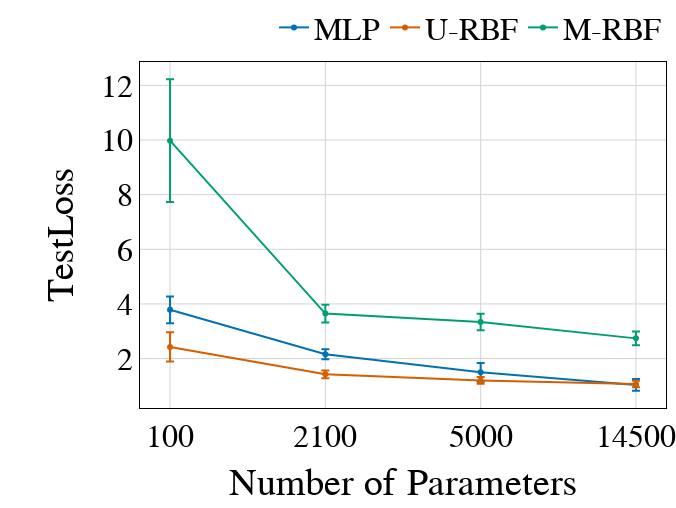

This figure's notebook cell:
### Code cell
# plotting
import plotly.graph_objects as go
import plotly

# default print properties
multiplier = 4

pixel_cm_ration = 36.5

width_full = int(13.95 * pixel_cm_ration) * multiplier
width_half = int(13.95/2 * pixel_cm_ration) * multiplier
width_third = int(13.95/3 * pixel_cm_ration) * multiplier

height_default_1 = int(3.5 * pixel_cm_ration) * multiplier

# margins in pixel
top_margin = 0 * multiplier 
left_margin = 35 * multiplier 
right_margin = 2 * multiplier 
bottom_margin = 25 * multiplier 

font_size = 8 * multiplier 
font_family='Times New Roman'

line_width = 1 * multiplier 

layout = eu.AttrDict(
        paper_bgcolor='rgba(0,0,0,0)',
        plot_bgcolor='rgba(0,0,0,0)',
        
        xaxis = eu.AttrDict(
            title = 'Number of Parameters',
            showline = True,
            linewidth = 1,
            zeroline=False,
            linecolor='black',
            showgrid=True,
            gridwidth=1,
            gridcolor='LightGrey',
            mirror=True,
            tickvals = np.arange(len(ranges)),
            ticktext = ranges, 
            tickangle = 0, 
        ),
        yaxis = eu.AttrDict(
            title = 'TestLoss',
            showline = True,
            linewidth = 1,
            zeroline=False,
            linecolor='black',
            showgrid=True,
            gridwidth=1,
            gridcolor='LightGrey',
            mirror=True,
        ),
        font = eu.AttrDict(
            family=font_family, 
            size=font_size,
            color='black',
            ),
        width=width_third, # in cm
        height=height_default_1, # in cm
        
        margin = eu.AttrDict(
            l=left_margin, #left margin in pixel
            r=right_margin, #right margin in pixel
            b=bottom_margin, #bottom margin in pixel
            t=top_margin,  #top margin in pixel
            ),

        showlegend=True,
        legend=eu.AttrDict(
                orientation="h",
                yanchor="bottom",
                y=1.02,
                xanchor="right",
                x=1,
            
            ), 
        )

default_colors = [
    #'rgb(0,0,0)', # black
    #'rgb(0,0,0)', # black
    'rgb(0,114,178)',  # dark blue
    'rgb(213,94,0)',  # orange
    'rgb(0,158,115)', # green

] 

fig = go.Figure(layout=layout)
for exp_idx, exp_label in enumerate(labels):

    fig.add_trace(go.Scatter(
            x=np.arange(len(ranges)),
            y=collected_experiment_data[exp_idx].means,
            error_y=dict(
                type='data', # value of error bar given in data coordinates
                array=collected_experiment_data[exp_idx].stds,
                visible=True),
            name= exp_label,
            marker_color=default_colors[exp_idx]
        )
    )

    
#plotly.io.write_image(fig, '../../analyze/iclr_figures/result_linear_model_task_difficulty_total_return.pdf')    
plotly.io.write_image(fig, './test_loss_params_disc.pdf')    
fig.show()

### Figure 1 — Plotly figure (JSON) as saved in the notebook; plotly's stock layout.template omitted (floating-point values rounded to 4 significant figures)
{"data": [{"error_y": {"array": [0.4891, 0.1847, 0.3443, 0.2118], "type": "data", "visible": true}, "marker": {"color": "rgb(0,114,178)"}, "name": "MLP", "type": "scatter", "x": [0, 1, 2, 3], "y": [3.787, 2.157, 1.499, 1.037]}, {"error_y": {"array": [0.5359, 0.1418, 0.1243, 0.1177], "type": "data", "visible": true}, "marker": {"color": "rgb(213,94,0)"}, "name": "U-RBF", "type": "scatter", "x": [0, 1, 2, 3], "y": [2.427, 1.425, 1.203, 1.071]}, {"error_y": {"array": [2.247, 0.3281, 0.306, 0.2472], "type": "data", "visible": true}, "marker": {"color": "rgb(0,158,115)"}, "name": "M-RBF", "type": "scatter", "x": [0, 1, 2, 3], "y": [9.975, 3.646, 3.339, 2.74]}], "layout": {"font": {"color": "black", "family": "Times New Roman", "size": 32}, "height": 508, "legend": {"orientation": "h", "x": 1, "xanchor": "right", "y": 1.02, "yanchor": "bottom"}, "margin": {"b": 100, "l": 140, "r": 8, "t": 0}, "paper_bgcolor": "rgba(0,0,0,0)", "plot_bgcolor": "rgba(0,0,0,0)", "showlegend": true, "width": 676, "xaxis": {"gridcolor": "LightGrey", "gridwidth": 1, "linecolor": "black", "linewidth": 1, "mirror": true, "showgrid": true, "showline": true, "tickangle": 0, "ticktext": ["100", "2100", "5000", "14500"], "tickvals": [0, 1, 2, 3], "title": {"text": "Number of Parameters"}, "zeroline": false}, "yaxis": {"gridcolor": "LightGrey", "gridwidth": 1, "linecolor": "black", "linewidth": 1, "mirror": true, "showgrid": true, "showline": true, "title": {"text": "TestLoss"}, "zeroline": false}}}
